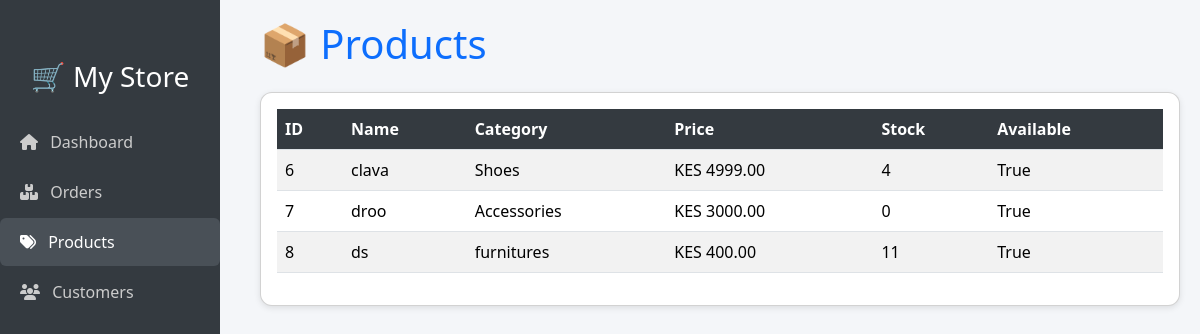
Before: /dashboard/products/ (signed in) with the older database file.
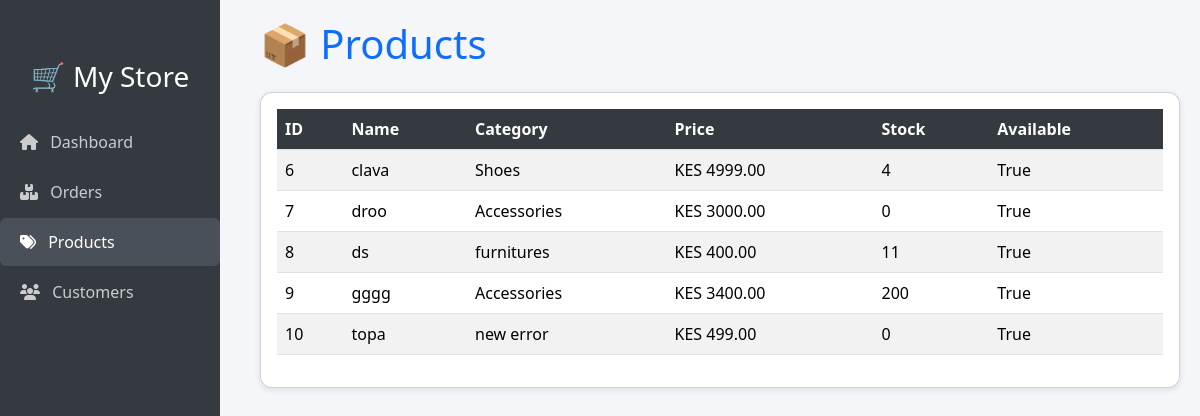
After: the same page with the newer database file.
### store/models.py (models this page shows, shortened)
class Product(models.Model):
    category = models.ForeignKey(Category, on_delete=models.CASCADE)
    name = models.CharField(max_length=200)
    slug = models.SlugField(unique=True, db_index=True)
    description = models.TextField()
    price = models.DecimalField(max_digits=10, decimal_places=2)
    image = ProcessedImageField(
        upload_to="products/",
        processors=[ResizeToFill(800, 800)],
        format='JPEG',
        options={'quality': 80},
    )
    stock = models.PositiveIntegerField(default=0)
    available = models.BooleanField(default=True)

class Category(models.Model):
    name = models.CharField(max_length=100)
    slug = models.SlugField(unique=True, db_index=True)

### dashboard/views.py (the view)
# urls.py: path('products/', views.products_page, name='products'),  # Products page
@staff_member_required
def products_page(request):
    products = Product.objects.all()
    return render(request, 'dashboard/products.html', {'products': products})

### dashboard/templates/dashboard/products.html (shortened to what this page needs)
{% load static %}
<!DOCTYPE html>
<html lang="en">
<head>
<link href="{% static 'css/bootstrap.min.css' %}" rel="stylesheet">
<link rel="stylesheet" href="https://cdnjs.cloudflare.com/ajax/libs/font-awesome/6.5.0/css/all.min.css">
</head>
<body>
<div class="sidebar">
<h3 class="text-center mb-4">🛒 My Store</h3>
<a href="{% url 'dashboard' %}"><i class="fa fa-home me-2"></i> Dashboard</a>
<a href="{% url 'orders' %}"><i class="fa fa-boxes me-2"></i> Orders</a>
<a href="{% url 'products' %}" class="active"><i class="fa fa-tags me-2"></i> Products</a>
<a href="{% url 'customers' %}"><i class="fa fa-users me-2"></i> Customers</a>
</div>
<div class="content">
<h1 class="mb-4 text-primary">📦 Products</h1>
<div class="card p-3">
<table class="table table-hover table-striped">
<thead>
<tr>
<th>ID</th>
<th>Name</th>
<th>Category</th>
<th>Price</th>
<th>Stock</th>
<th>Available</th>
</tr>
</thead>
<tbody>
{% for product in products %}
<tr>
<td>{{ product.id }}</td>
<td>{{ product.name }}</td>
<td>{{ product.category.name }}</td>
<td>KES {{ product.price }}</td>
<td>{{ product.stock }}</td>
<td>{{ product.available }}</td>
</tr>
{% endfor %}
</tbody>
</table>
</div>
</div>
</body>
</html>

### dashboard/templates/dashboard/products.html (style rules this page uses)
body { font-family: 'Segoe UI', sans-serif; background:#f4f6f9; }
.sidebar { width: 220px; position: fixed; top:0; left:0; height:100vh; background:#343a40; color:#fff; padding-top:60px; }
.sidebar a { color:#ccc; text-decoration:none; display:block; padding:12px 20px; margin-bottom:2px; border-radius:6px; }
.sidebar a:hover, .sidebar a.active { background:#495057; color:#fff; }
.content { margin-left:240px; padding:20px; }
.card { border-radius:12px; box-shadow:0 2px 6px rgba(0,0,0,0.1); }
.table thead th { background:#343a40; color:#fff; }

Changed rows visible on the page:
added Product: id "9", name "gggg", category.name "Accessories", price "3400.00", stock "200", available "True"
added Product: id "10", name "topa", category.name "new error", price "499.00", stock "0", available "True"
